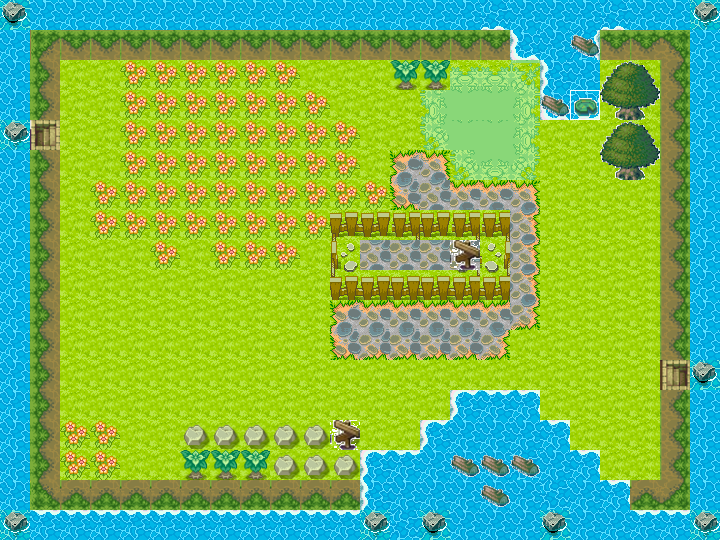

A 2D game scene composited from a Tiled map and its tileset images. What follows is a short description and the map's XML, with each tile layer's data collapsed to a summary:
An orthogonal 24x18 tile map with 30x30 px tiles, 1 tile layer (块层 1).

<map version="1.0" orientation="orthogonal" renderorder="right-down" width="24" height="18" tilewidth="30" tileheight="30">
 <tileset firstgid="1" name="02(dt)" tilewidth="30" tileheight="30">
  <image source="02(dt).png" trans="ffffff" width="720" height="540" />
 </tileset>
 <layer name="块层 1" width="24" height="18">
  <data>[432 cells, 432 non-empty, 432 distinct tile ids]</data>
 </layer>
</map>
